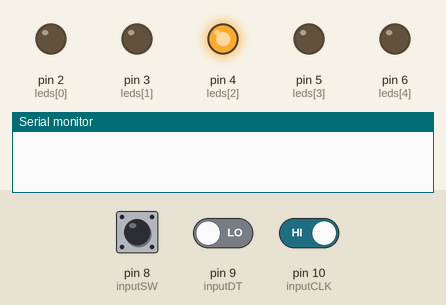
Simulated run of this sketch. Board: Arduino Uno, built with avr-gcc and run on an emulated ATmega328P. Shown: output pins drawn as LEDs (lit = HIGH), the last lines printed to the serial monitor. Inputs (shaded band) come from the test bench; at power-on: pin 10 (inputCLK) HIGH, pin 8 (inputSW) HIGH, pin 9 (inputDT) LOW.

Above: at 1.2 s.
1.3 s: pin 10 (inputCLK) driven LOW
At 3.2 s:
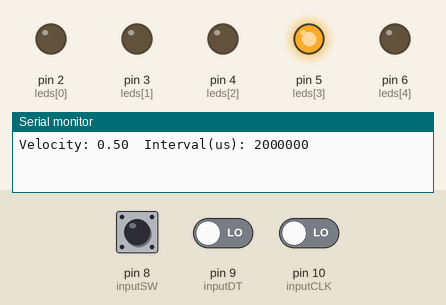
4.3 s: pin 8 (inputSW) pulled LOW for 0.15 s
At 5.0 s:
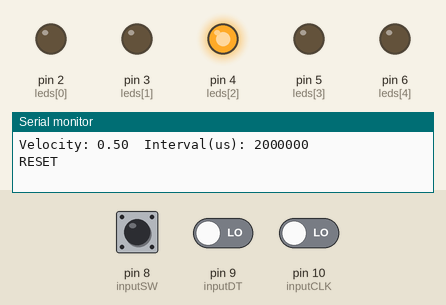
5.9 s: pin 10 (inputCLK) driven HIGH
At 6.3 s:
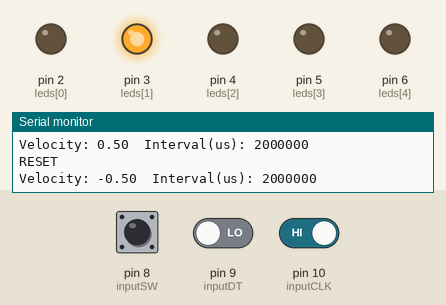
8.9 s: pin 8 (inputSW) pulled LOW for 1 s
At 9.7 s:
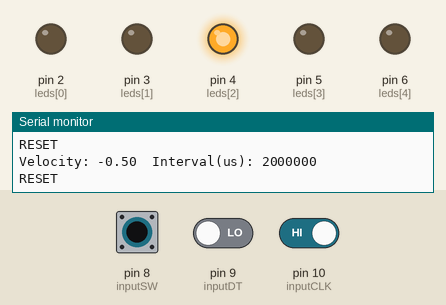
Timing chart, 0 to 11.9 s (numbered marks = the images above; inputs shaded):
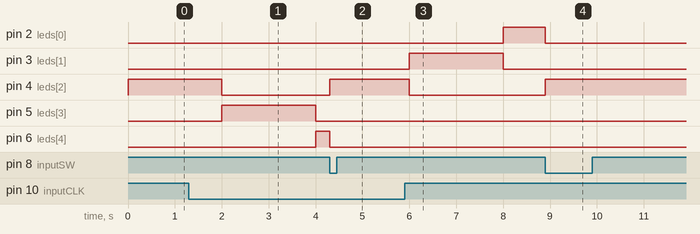

Measured:
- after the input at 1.3 s, pin 4 (leds[2]): HIGH → LOW after 0.70 s; pin 5 (leds[3]): LOW → HIGH after 0.70 s, → LOW 2.0 s later; pin 6 (leds[4]): LOW → HIGH after 2.7 s
- after the input at 4.3 s, pin 4 (leds[2]): LOW → HIGH at once; pin 6 (leds[4]): HIGH → LOW at once
- after the input at 5.9 s, pin 2 (leds[0]): LOW → HIGH after 2.1 s; pin 3 (leds[1]): LOW → HIGH after 0.10 s, → LOW 2.0 s later; pin 4 (leds[2]): HIGH → LOW after 0.10 s
- after the input at 8.9 s, pin 2 (leds[0]): HIGH → LOW after 0.00 s instead of 1.1 s; pin 3 (leds[1]): stays LOW (without the input it goes to HIGH after 1.1 s); pin 4 (leds[2]): LOW → HIGH after 0.00 s instead of 3.1 s

The sketch:

CS-4540-lab6-Quadrature-2.ino
```cpp
// rotary encoder pins
#define inputCLK 10
#define inputDT   9
#define inputSW   8   // encoder push button which connects to ground when pressed

// leds in sequence order which is left to right visually
const int leds[]  = {2, 3, 4, 5, 6};
const int numLeds = 5;

// sequencer state
int  currentLed  = 2;  // start on middle LED which is pin 4 at index 2
bool goingRight  = true;    // current chase direction

//acceleration state
float velocity      = 0.0;// steps per second — negative = left, positive = right
float acceleration  = 0.5; // how much each encoder tick adds to velocity
long  lastStepTime  = 0; // micros of last led step
long  stepInterval  = 0;// microseconds between the led steps

// encoder state
int  currentStateCLK;
int  previousStateCLK;
bool lastSWState    = HIGH;


// convert velocity to a step interval in microseconds.
// velocity is in "LED steps per second". Zero or near-zero = stopped.
long velocityToInterval(float vel) {
  float absVel = abs(vel);
  if (absVel < 0.05) return 0;          // effectively stopped
  return (long)(1000000.0 / absVel);    // microseconds per step
}

void lightOnlyIndex(int idx) {
  for (int i = 0; i < numLeds; i++) {
    digitalWrite(leds[i], i == idx ? HIGH : LOW);
  }
}

void setup() {
  pinMode(inputCLK, INPUT);
  pinMode(inputDT,  INPUT);
  pinMode(inputSW,  INPUT_PULLUP);   // pressed = LOW

  for (int i = 0; i < numLeds; i++) {
    pinMode(leds[i], OUTPUT);
  }

  Serial.begin(9600);

  previousStateCLK = digitalRead(inputCLK);

  // start with middle LED lit, everything stopped
  lightOnlyIndex(currentLed);
  lastStepTime = micros();
}

void loop() {

  //Read encoder rotation
  currentStateCLK = digitalRead(inputCLK);

  if (currentStateCLK != previousStateCLK) {
    if (digitalRead(inputDT) != currentStateCLK) {
      // CCW tick which accelerate left which means it decreases velocity
      velocity -= acceleration;
    } else {
      // CW tick accelerate right which increase velocity
      velocity += acceleration;
    }

    // clamp velocity so it doesn't grow forever
    velocity = constrain(velocity, -20.0, 20.0);

    stepInterval = velocityToInterval(velocity);

    Serial.print("Velocity: ");
    Serial.print(velocity);
    Serial.print("  Interval(us): ");
    Serial.println(stepInterval);
  }
  previousStateCLK = currentStateCLK;

  // read encoder button — reset to center / stopped
  bool swState = digitalRead(inputSW);
  if (swState == LOW && lastSWState == HIGH) {   // fresh press
    velocity = 0.0;
    stepInterval = 0;
    currentLed = 2;  // back to middle (pin 4)
    lightOnlyIndex(currentLed);
    Serial.println("RESET");
  }
  lastSWState = swState;

  //advance sequencer based on current velocity
  if (stepInterval > 0) {
    long now = micros();
    if (now - lastStepTime >= stepInterval) {
      lastStepTime = now;

      // determine direction from sign of velocity
      int dir = (velocity > 0) ? 1 : -1;
      int next = currentLed + dir;

      // bounce off the ends — reverse velocity direction
      if (next < 0 || next >= numLeds) {
        velocity = -velocity; // reverse
        stepInterval = velocityToInterval(velocity);
        next = currentLed + (velocity > 0 ? 1 : -1);
        next = constrain(next, 0, numLeds - 1);
      }

      currentLed = next;
      lightOnlyIndex(currentLed);
    }
  }
}
```
